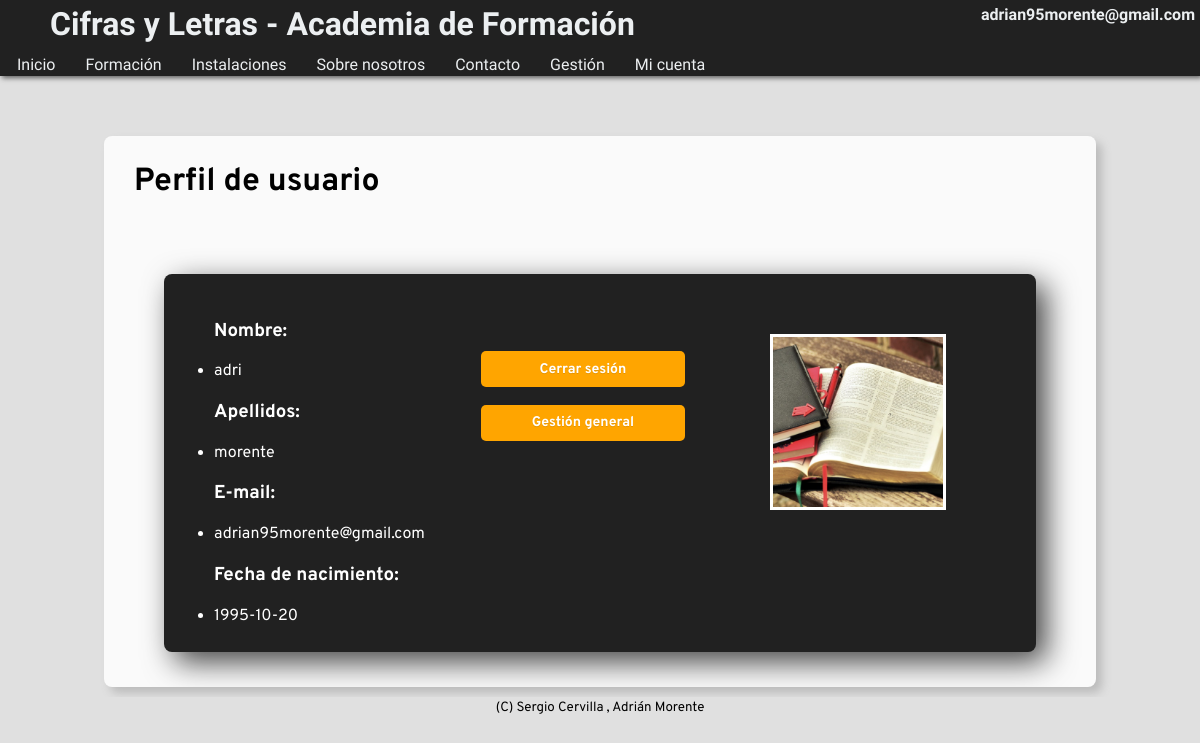
/user.php?p=7 (signed in), run on the app's committed database.
### tables this page shows
CREATE TABLE `Teacher` (
  `name` varchar(30) NOT NULL,
  `lastname` varchar(30) NOT NULL,
  `emailTeacher` varchar(50) NOT NULL,
  `birth` date NOT NULL,
  `password` varchar(50) NOT NULL,
  PRIMARY KEY (`emailTeacher`)
);

### php/database-methods.php (the view, shortened to what this page needs)
<?php
  function isTeacher($db){
    $activeUser = $_SESSION['login_user'];
    $isTeacher = "SELECT emailTeacher FROM Teacher WHERE emailTeacher='$activeUser'";
    $resultTeacher = mysqli_query($db,$isTeacher);
    if ($resultTeacher->num_rows > 0)
      $isTeacher = true;
    else
      $isTeacher = false;
    return $isTeacher;
  }
  function getAttributes(){
    include("config-db.php");
    $active = $_SESSION['login_user'];
    $isTeacher = isTeacher($db);
    if($isTeacher)
      $sql = "SELECT name, lastname, emailTeacher, birth FROM Teacher WHERE emailTeacher='$active'";
    else
      $sql = "SELECT name, lastname, emailStudent, birth FROM Student WHERE emailStudent='$active'";
    $result = $db->query($sql);
    if ($result->num_rows > 0){
      while($value = $result->fetch_assoc()){
        echo '<h3>Nombre:</h3>';
        echo '<li>'.$value['name'].'</li>';
        echo '<h3>Apellidos:</h3>';
        echo '<li>'.$value['lastname'].'</li>';
        echo '<h3>E-mail:</h3>';
        if($isTeacher)
          echo '<li>'.$value['emailTeacher'].'</li>';
        else
          echo '<li>'.$value['emailStudent'].'</li>';
        echo '<h3>Fecha de nacimiento:</h3>';
        echo '<li>'.$value['birth'].'</li>';
      }
    }
  }
?>

### style.css (style rules this page uses)
body { margin: 0 auto; background-color: #e0e0e0; }
body { font-family: 'Overpass', sans-serif; }

### data on the page
teacher: name "adri", lastname "morente", emailTeacher "adrian95morente@gmail.com", birth "1995-10-20"

### other printed values
$activeUser "adrian95morente@gmail.com"
$v "Inicio"
$v "Formación"
$v "Instalaciones"
$v "Sobre nosotros"
$v "Contacto"
$v "Gestión"
$v "Mi cuenta"
